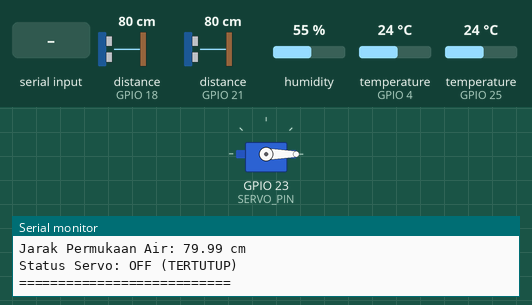
Simulated run of this sketch. Board: ESP32. On the bench: servo, the last lines printed to the serial monitor. Wiring (inferred from the names in the program): 2 × ultrasonic range finder: trigger GPIO 19, echo GPIO 21 / trigger GPIO 26, echo GPIO 18. The test bench sets the inputs (shaded band); at power-on: distance to the obstacle (sensors on GPIO 18, GPIO 21) 80 cm, humidity 55 %, temperature (sensors on GPIO 4, GPIO 25) 24 °C. The echo pulse lasts 58.3 µs per cm.

Above: at 1.2 s.
1.3 s: "ON\n" received over Serial
At 2.5 s:
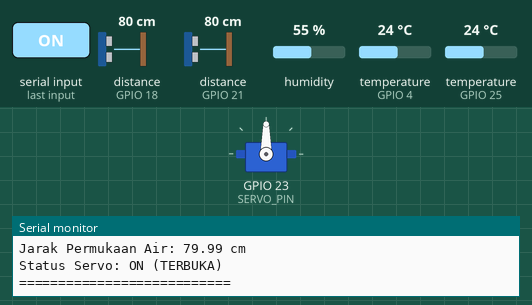
2.8 s: "OFF\n" received over Serial
At 3.8 s:
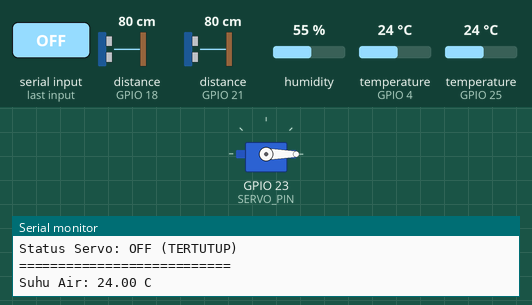
Timing chart, 0 to 5.8 s (numbered marks = the images above; inputs shaded):
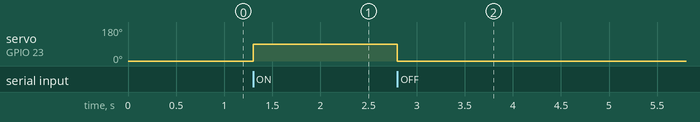

The sketch:

SmartFishFeeder.ino
```cpp
#include <OneWire.h>
#include <DallasTemperature.h>
#include <DHT.h>
#include <ESP32Servo.h>
#include <WiFi.h>
#include <ArduinoMqttClient.h>
#include <ctype.h>
#include <string.h>
#include "secrets.h"

#define ONE_WIRE_BUS 4
#define DHT_PIN 25
#define DHT_TYPE DHT22
#define TRIG_PAKAN 26
#define ECHO_PAKAN 18
#define TRIG_AIR 19
#define ECHO_AIR 21
#define SERVO_PIN 23

const char *TOPIC_SUHU_AIR = "smartfish/telemetry/suhu_air";
const char *TOPIC_SUHU_WADAH = "smartfish/telemetry/suhu_wadah";
const char *TOPIC_KELEMBAPAN = "smartfish/telemetry/kelembapan";
const char *TOPIC_JARAK_PAKAN = "smartfish/telemetry/jarak_pakan";
const char *TOPIC_JARAK_AIR = "smartfish/telemetry/jarak_air";
const char *TOPIC_STATUS_SERVO = "smartfish/status/servo";
const char *TOPIC_STATUS_DEVICE = "smartfish/status/device";
const char *TOPIC_COMMAND_SERVO = "smartfish/command/servo";

constexpr unsigned long SENSOR_INTERVAL_MS = 1000;
constexpr unsigned long TELEMETRY_INTERVAL_MS = 10000;
constexpr unsigned long WIFI_RETRY_INTERVAL_MS = 5000;
constexpr unsigned long MQTT_RETRY_INTERVAL_MS = 5000;

OneWire oneWire(ONE_WIRE_BUS);
DallasTemperature sensorSuhu(&oneWire);
DHT dht(DHT_PIN, DHT_TYPE);
Servo servoPakan;

WiFiClient wifiClient;
MqttClient mqttClient(wifiClient);

const int SERVO_TUTUP = 0;
const int SERVO_BUKA = 90;
bool statusServo = false;
bool statusServoPerluDikirim = true;

float suhuAir = DEVICE_DISCONNECTED_C;
float suhuWadah = NAN;
float kelembapan = NAN;
float jarakPakan = -1;
float jarakAir = -1;
bool suhuAirValid = false;
bool dhtValid = false;
bool jarakPakanValid = false;
bool jarakAirValid = false;

bool konversiSuhuAktif = false;
unsigned long waktuPermintaanSuhu = 0;
uint16_t waktuKonversiSuhu = 0;
unsigned long waktuSensorTerakhir = 0;
unsigned long waktuTelemetryTerakhir = 0;
unsigned long waktuCobaWifi = 0;
unsigned long waktuCobaMqtt = 0;
bool wifiDimulai = false;
bool konfigurasiDilaporkan = false;

enum PerintahServo { TIDAK_ADA_PERINTAH, PERINTAH_BUKA, PERINTAH_TUTUP };
volatile PerintahServo perintahMqttTertunda = TIDAK_ADA_PERINTAH;

char bufferSerial[32];
size_t panjangBufferSerial = 0;
bool bufferSerialPenuh = false;

float bacaJarak(int trigPin, int echoPin) {
  digitalWrite(trigPin, LOW);
  delayMicroseconds(3);
  digitalWrite(trigPin, HIGH);
  delayMicroseconds(10);
  digitalWrite(trigPin, LOW);

  long durasi = pulseIn(echoPin, HIGH, 30000);

  if (durasi == 0) return -1;

  return durasi * 0.0343 / 2;
}

void bukaPakan() {
  if (!statusServo) {
    servoPakan.write(SERVO_BUKA);
    statusServo = true;
    statusServoPerluDikirim = true;
    Serial.println("SERVO: ON");
    Serial.println("Tempat pakan dibuka");
  }
}

void tutupPakan() {
  if (statusServo) {
    servoPakan.write(SERVO_TUTUP);
    statusServo = false;
    statusServoPerluDikirim = true;
    Serial.println("SERVO: OFF");
    Serial.println("Tempat pakan ditutup");
  }
}

bool konfigurasiKoneksiTersedia() {
  return strlen(WIFI_SSID) > 0 && strlen(WIFI_PASSWORD) > 0 &&
         strlen(MQTT_HOST) > 0 && strlen(MQTT_USERNAME) > 0 &&
         strlen(MQTT_PASSWORD) > 0;
}

void mulaiKonversiSuhuAir(unsigned long now) {
  sensorSuhu.requestTemperatures();
  waktuPermintaanSuhu = now;
  waktuKonversiSuhu = sensorSuhu.millisToWaitForConversion();
  konversiSuhuAktif = true;
}

void periksaKonversiSuhuAir() {
  if (!konversiSuhuAktif || millis() - waktuPermintaanSuhu < waktuKonversiSuhu) return;

  suhuAir = sensorSuhu.getTempCByIndex(0);
  suhuAirValid = suhuAir != DEVICE_DISCONNECTED_C;
  konversiSuhuAktif = false;

  if (suhuAirValid) {
    Serial.print("Suhu Air: ");
    Serial.print(suhuAir);
    Serial.println(" C");
  } else {
    Serial.println("Suhu Air: Sensor tidak terdeteksi");
  }
}

void bacaSensorLainnya() {
  Serial.println();
  Serial.println("======= DATA SENSOR =======");

  kelembapan = dht.readHumidity();
  suhuWadah = dht.readTemperature();
  dhtValid = !isnan(kelembapan) && !isnan(suhuWadah);

  if (dhtValid) {
    Serial.print("Suhu Wadah Pakan: ");
    Serial.print(suhuWadah);
    Serial.println(" C");

    Serial.print("Kelembapan Pakan: ");
    Serial.print(kelembapan);
    Serial.println(" %");
  } else {
    Serial.println("DHT22: Gagal membaca sensor");
  }

  jarakPakan = bacaJarak(TRIG_PAKAN, ECHO_PAKAN);
  jarakPakanValid = jarakPakan >= 0;

  if (jarakPakanValid) {
    Serial.print("Jarak Sisa Pakan: ");
    Serial.print(jarakPakan);
    Serial.println(" cm");
  } else {
    Serial.println("Ultrasonic Pakan: Tidak terbaca");
  }

  // Jeda singkat mengurangi kemungkinan pantulan ultrasonik saling mengganggu.
  delay(60);

  jarakAir = bacaJarak(TRIG_AIR, ECHO_AIR);
  jarakAirValid = jarakAir >= 0;

  if (jarakAirValid) {
    Serial.print("Jarak Permukaan Air: ");
    Serial.print(jarakAir);
    Serial.println(" cm");
  } else {
    Serial.println("Ultrasonic Air: Tidak terbaca");
  }

  Serial.print("Status Servo: ");
  Serial.println(statusServo ? "ON (TERBUKA)" : "OFF (TERTUTUP)");
  Serial.println("===========================");
}

void prosesPerintahLokal(char *perintah) {
  char *awal = perintah;
  while (*awal && isspace(static_cast<unsigned char>(*awal))) awal++;

  char *akhir = awal + strlen(awal);
  while (akhir > awal && isspace(static_cast<unsigned char>(akhir[-1]))) akhir--;
  *akhir = '\0';

  for (char *p = awal; *p; ++p) {
    *p = static_cast<char>(toupper(static_cast<unsigned char>(*p)));
  }

  if (strcmp(awal, "ON") == 0) {
    bukaPakan();
  } else if (strcmp(awal, "OFF") == 0) {
    tutupPakan();
  } else if (*awal) {
    Serial.println("Perintah tidak dikenal!");
    Serial.println("Gunakan ON atau OFF");
  }
}

void bacaPerintahSerial() {
  while (Serial.available() > 0) {
    char c = static_cast<char>(Serial.read());
    if (c == '\r') continue;

    if (c == '\n') {
      if (bufferSerialPenuh) {
        Serial.println("Perintah tidak dikenal!");
        Serial.println("Gunakan ON atau OFF");
      } else {
        bufferSerial[panjangBufferSerial] = '\0';
        prosesPerintahLokal(bufferSerial);
      }
      panjangBufferSerial = 0;
      bufferSerialPenuh = false;
      continue;
    }

    if (panjangBufferSerial < sizeof(bufferSerial) - 1) {
      bufferSerial[panjangBufferSerial++] = c;
    } else {
      bufferSerialPenuh = true;
    }
  }
}

void onMqttMessage(int messageSize) {
  String topic = mqttClient.messageTopic();
  char payload[16];
  size_t panjangPayload = 0;

  while (mqttClient.available()) {
    int c = mqttClient.read();
    if (panjangPayload < sizeof(payload) - 1) {
      payload[panjangPayload++] = static_cast<char>(c);
    }
  }
  payload[panjangPayload] = '\0';

  if (topic != TOPIC_COMMAND_SERVO || messageSize >= static_cast<int>(sizeof(payload))) return;

  char *awal = payload;
  while (*awal && isspace(static_cast<unsigned char>(*awal))) awal++;
  char *akhir = awal + strlen(awal);
  while (akhir > awal && isspace(static_cast<unsigned char>(akhir[-1]))) akhir--;
  *akhir = '\0';
  for (char *p = awal; *p; ++p) {
    *p = static_cast<char>(toupper(static_cast<unsigned char>(*p)));
  }

  if (strcmp(awal, "ON") == 0) {
    perintahMqttTertunda = PERINTAH_BUKA;
  } else if (strcmp(awal, "OFF") == 0) {
    perintahMqttTertunda = PERINTAH_TUTUP;
  } else if (*awal) {
    Serial.println("Perintah MQTT tidak dikenal!");
    Serial.println("Gunakan ON atau OFF");
  }
}

bool kirimTeks(const char *topic, const char *payload, bool retained) {
  if (!mqttClient.connected()) return false;
  mqttClient.beginMessage(topic, retained, 0);
  mqttClient.print(payload);
  return mqttClient.endMessage() == 1;
}

bool kirimAngka(const char *topic, float nilai) {
  if (!mqttClient.connected()) return false;
  mqttClient.beginMessage(topic, false, 0);
  mqttClient.print(nilai, 2);
  return mqttClient.endMessage() == 1;
}

void kirimStatusServo() {
  if (!mqttClient.connected() || !statusServoPerluDikirim) return;
  if (kirimTeks(TOPIC_STATUS_SERVO, statusServo ? "ON" : "OFF", true)) {
    statusServoPerluDikirim = false;
  }
}

void kirimTelemetry() {
  if (!mqttClient.connected()) return;
  if (suhuAirValid) kirimAngka(TOPIC_SUHU_AIR, suhuAir);
  if (dhtValid) {
    kirimAngka(TOPIC_SUHU_WADAH, suhuWadah);
    kirimAngka(TOPIC_KELEMBAPAN, kelembapan);
  }
  if (jarakPakanValid) kirimAngka(TOPIC_JARAK_PAKAN, jarakPakan);
  if (jarakAirValid) kirimAngka(TOPIC_JARAK_AIR, jarakAir);
}

void cobaKoneksiWifi(unsigned long now) {
  if (!konfigurasiKoneksiTersedia()) {
    if (!konfigurasiDilaporkan) {
      Serial.println("Wi-Fi/MQTT belum dikonfigurasi. Isi nilai di secrets.h.");
      konfigurasiDilaporkan = true;
    }
    return;
  }

  if (!wifiDimulai) {
    WiFi.mode(WIFI_STA);
    WiFi.setAutoReconnect(true);
    WiFi.begin(WIFI_SSID, WIFI_PASSWORD);
    wifiDimulai = true;
    waktuCobaWifi = now;
    Serial.println("Menghubungkan ke Wi-Fi...");
    return;
  }

  if (WiFi.status() != WL_CONNECTED && now - waktuCobaWifi >= WIFI_RETRY_INTERVAL_MS) {
    waktuCobaWifi = now;
    WiFi.reconnect();
    Serial.println("Mencoba menghubungkan ulang Wi-Fi...");
  }
}

void cobaKoneksiMqtt(unsigned long now) {
  if (WiFi.status() != WL_CONNECTED) {
    if (mqttClient.connected()) mqttClient.stop();
    return;
  }

  if (mqttClient.connected() || now - waktuCobaMqtt < MQTT_RETRY_INTERVAL_MS) return;
  waktuCobaMqtt = now;

  mqttClient.beginWill(TOPIC_STATUS_DEVICE, 7, true, 0);
  mqttClient.print("offline");
  mqttClient.endWill();

  Serial.println("Mencoba menghubungkan ke MQTT broker...");
  if (!mqttClient.connect(MQTT_HOST, MQTT_PORT)) {
    Serial.print("Koneksi MQTT gagal, kode: ");
    Serial.println(mqttClient.connectError());
    return;
  }

  if (!mqttClient.subscribe(TOPIC_COMMAND_SERVO, 1)) {
    Serial.println("Gagal subscribe ke topic perintah servo");
    mqttClient.stop();
    return;
  }

  kirimTeks(TOPIC_STATUS_DEVICE, "online", true);
  statusServoPerluDikirim = true;
  kirimStatusServo();
  Serial.println("MQTT terhubung; topic perintah servo aktif");
}

void prosesPerintahMqttTertunda() {
  PerintahServo perintah = perintahMqttTertunda;
  if (perintah == TIDAK_ADA_PERINTAH) return;
  perintahMqttTertunda = TIDAK_ADA_PERINTAH;

  if (perintah == PERINTAH_BUKA) bukaPakan();
  if (perintah == PERINTAH_TUTUP) tutupPakan();
}

void setup() {
  Serial.begin(115200);

  sensorSuhu.begin();
  sensorSuhu.setWaitForConversion(false);
  dht.begin();

  pinMode(TRIG_PAKAN, OUTPUT);
  pinMode(ECHO_PAKAN, INPUT);
  pinMode(TRIG_AIR, OUTPUT);
  pinMode(ECHO_AIR, INPUT);

  digitalWrite(TRIG_PAKAN, LOW);
  digitalWrite(TRIG_AIR, LOW);

  servoPakan.setPeriodHertz(50);
  servoPakan.attach(SERVO_PIN, 500, 2400);
  servoPakan.write(SERVO_TUTUP);
  statusServo = false;

  mqttClient.setId("smartfish-esp32");
  mqttClient.setUsernamePassword(MQTT_USERNAME, MQTT_PASSWORD);
  mqttClient.setKeepAliveInterval(15000);
  mqttClient.setConnectionTimeout(1500);
  mqttClient.onMessage(onMqttMessage);

  waktuSensorTerakhir = millis() - SENSOR_INTERVAL_MS;
  waktuTelemetryTerakhir = millis();

  Serial.println("==============================");
  Serial.println(" SMART FISH FEEDER ESP32");
  Serial.println("==============================");
  Serial.println("Sistem berhasil diinisialisasi");
  Serial.println("Ketik ON  = Buka pakan");
  Serial.println("Ketik OFF = Tutup pakan");
  Serial.println("==============================");
}

void loop() {
  unsigned long now = millis();

  cobaKoneksiWifi(now);
  cobaKoneksiMqtt(now);
  if (mqttClient.connected()) mqttClient.poll();

  prosesPerintahMqttTertunda();
  bacaPerintahSerial();

  now = millis();
  if (now - waktuSensorTerakhir >= SENSOR_INTERVAL_MS) {
    waktuSensorTerakhir = now;
    mulaiKonversiSuhuAir(now);
    bacaSensorLainnya();
  }

  periksaKonversiSuhuAir();
  if (mqttClient.connected()) mqttClient.poll();
  kirimStatusServo();

  now = millis();
  if (now - waktuTelemetryTerakhir >= TELEMETRY_INTERVAL_MS) {
    waktuTelemetryTerakhir = now;
    kirimTelemetry();
  }
}
```

secrets.example.h
```cpp
#pragma once

// Salin struktur ini ke secrets.h lalu isi nilai Wi-Fi dan password MQTT.
// Jangan memasukkan password nyata ke file contoh atau dokumentasi.
#define WIFI_SSID ""
#define WIFI_PASSWORD ""

#define MQTT_HOST "10.4.24.135"
#define MQTT_PORT 1884
#define MQTT_USERNAME "smartfish"
#define MQTT_PASSWORD ""
```

Measured:
- after the input at 1.3 s, servo on GPIO 23 (SERVO_PIN): 0° → 90° at once
- after the input at 2.8 s, servo on GPIO 23 (SERVO_PIN): 90° → 0° at once
